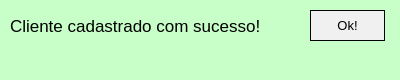
<?xml version="1.0" encoding="UTF-8"?>
<ui version="4.0">
 <class>MainWindow</class>
 <widget class="QMainWindow" name="MainWindow">
  <property name="geometry">
   <rect>
    <x>0</x>
    <y>0</y>
    <width>400</width>
    <height>80</height>
   </rect>
  </property>
  <property name="minimumSize">
   <size>
    <width>400</width>
    <height>80</height>
   </size>
  </property>
  <property name="maximumSize">
   <size>
    <width>400</width>
    <height>80</height>
   </size>
  </property>
  <property name="windowTitle">
   <string>Sucesso</string>
  </property>
  <property name="styleSheet">
   <string notr="true">background-color: rgb(200, 255, 200);</string>
  </property>
  <widget class="QWidget" name="centralwidget">
   <widget class="QLabel" name="label_sucesso">
    <property name="geometry">
     <rect>
      <x>10</x>
      <y>10</y>
      <width>281</width>
      <height>31</height>
     </rect>
    </property>
    <property name="font">
     <font>
      <pointsize>13</pointsize>
     </font>
    </property>
    <property name="text">
     <string>Cliente cadastrado com sucesso!</string>
    </property>
   </widget>
   <widget class="QPushButton" name="ok_cadastro">
    <property name="geometry">
     <rect>
      <x>310</x>
      <y>10</y>
      <width>75</width>
      <height>31</height>
     </rect>
    </property>
    <property name="font">
     <font>
      <pointsize>10</pointsize>
     </font>
    </property>
    <property name="styleSheet">
     <string notr="true">border: 1px solid rgb(0,0,0);
background-color: rgb(240, 240, 240);</string>
    </property>
    <property name="text">
     <string>Ok!</string>
    </property>
   </widget>
  </widget>
 </widget>
 <resources/>
 <connections/>
</ui>
